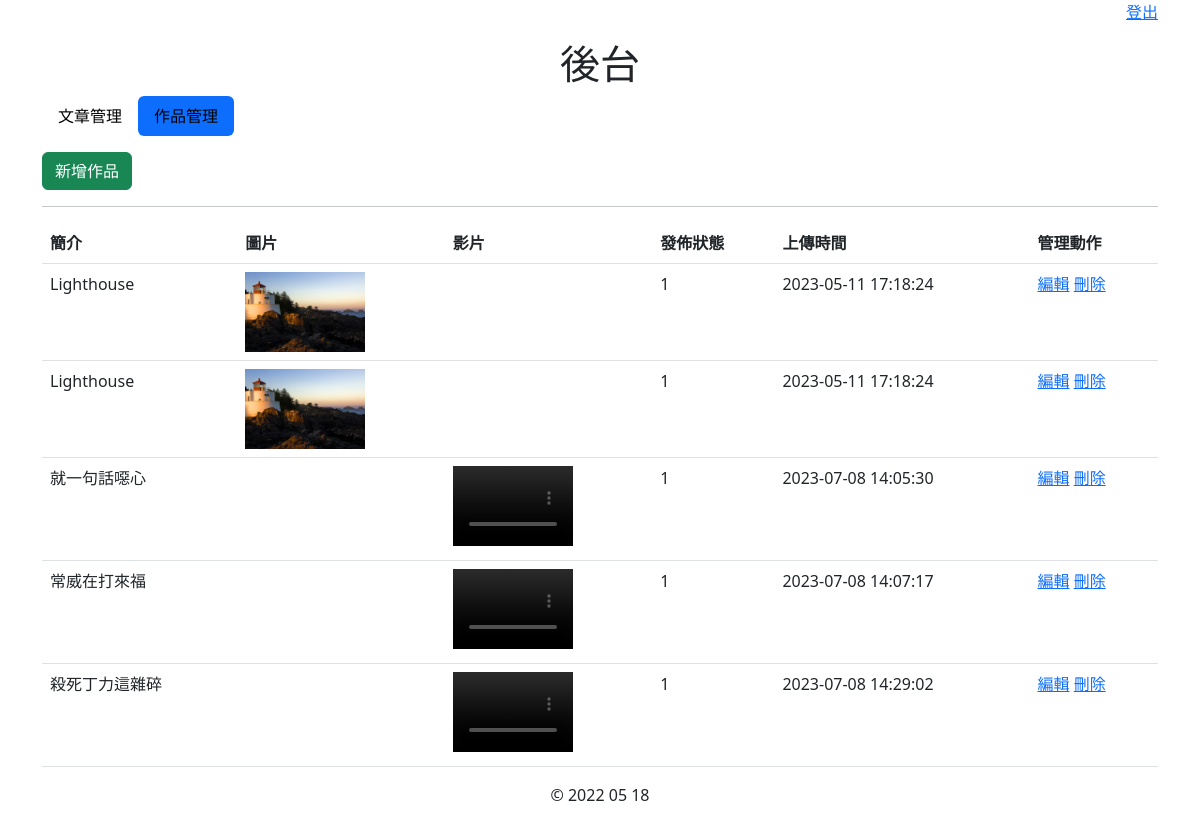
Page /admin/work_list.php (signed in) on the committed database.
### tables this page shows
CREATE TABLE `works` (
  `id` int(11) NOT NULL COMMENT '作品id',
  `intro` text NOT NULL COMMENT '簡介',
  `image_path` varchar(255) DEFAULT NULL COMMENT '圖片路徑',
  `video_path` varchar(255) DEFAULT NULL COMMENT '影片路徑',
  `publish` tinyint(1) NOT NULL COMMENT '是否發佈',
  `upload_date` datetime NOT NULL COMMENT '上傳時間',
  `modify_date` datetime DEFAULT NULL COMMENT 'modify_date',
  `creater_id` int(11) DEFAULT '1' COMMENT '建立者id'
);

### php/functions.php (called while the page is built, shortened)
<?php
function get_all_work(){
    $link = $GLOBALS['link'];
    $datas = array();
    $sql = "SELECT * FROM `works` ;" ;
    $result = mysqli_query($link, $sql);
    if( mysqli_num_rows($result) > 0 ) {
        while( $row = mysqli_fetch_assoc($result) ){
           $datas[] = $row;
        }
    }else{
        echo "0 result";
    }
    return $datas;
}
?>

### admin/work_list.php (the view, shortened to what this page needs)
<?php
	require_once "../php/functions.php";
	$datas = get_all_work();
?>
<!DOCTYPE html>
<html>
<head>
	<link rel="stylesheet" type="text/css" href="../css/bootstrap.min.css">
	<link rel="stylesheet" type="text/css" href="../css/style.css">
</head>
<body>
<?php
	if ( isset($_SESSION['is_login']) && $_SESSION['is_login'] == true):
?>
		<div class="content">
			<div class="container">
			  <div class="row">
				<div class="col-xs-12">
					<p class="text-end">
						<a href="../php/logout.php">登出</a>
					</p>
					<h1 class="text-center">後台</h1>
					<ul class="nav nav-pills mb-3">
					  <li class="nav-item">
					    <a class="nav-link text-black " href="article_list.php">文章管理</a>
					  </li>
					  <li class="nav-item">
					    <a class="nav-link text-black active" href="work_list.php">作品管理</a>
					  </li>
					</ul>
					<a href="work_add.php" class="btn btn-success">新增作品</a>
					<hr/>
					<?php if($datas): ?>
							<table class="table">
							  <thead>
							    <tr>
							      <th scope="col">簡介</th>
							      <th scope="col">圖片</th>
							      <th scope="col">影片</th>
							      <th scope="col">發佈狀態</th>
							      <th scope="col">上傳時間</th>
							      <th scope="col">管理動作</th>
							    </tr>
							  </thead>
							  <tbody>
									<?php foreach ($datas as $row):?>
								     	<tr>
										      <td><?php echo ($row['intro']); ?></td>
										      <td>
										      		<?php if($row['image_path']):?>
										      			<img src="../<?php echo ($row['image_path']); ?>" style="width:120px;height:80px">
										      		<?php endif;?>
										      </td>
										      <td>
											      	<?php if($row['video_path']):?>
														<video   style="width:120px;height:80px" controls>
														  <source src="../<?php echo ($row['video_path']); ?>" >
														</video>
													<?php endif;?>
										      </td>
										      <td><?php echo ($row['publish']); ?></td>
										      <td><?php echo ($row['upload_date']); ?></td>
										      <td>
										      	<a href="work_edit.php?id=<?php echo ($row['id']) ;?>" > 編輯</a>
										      	<a href="../php/work_del.php?id=<?php echo ($row['id']) ;?>" class="del" > 刪除</a>
										      </td>
							    		</tr>
									<?php endforeach; ?>
							  </tbody>
							</table>
					<?php else: ?>
							<h1>no data</h1>
					<?php endif; ?>
			    </div>
			  </div>
			</div>
		</div>
		<div class="footer">
			<div class="container">
			  <div class="row">
				<div class="col-xs-12">
					<p class="text-center" role="alert">
					 &copy; 2022 05 18
					</p>
			    </div>
			  </div>
			</div>
		</div>
<?php
	else:
?>
		<h1>尚未登入</h1>
		<?php header("Location: ../admin/index.php"); ?>
<?php
	endif;
?>
</body>
</html>

### css/style.css (style rules this page uses)
div.content { min-height: 300px; }

### rows in the picture
works: intro "Lighthouse", image_path (picture), publish "1", upload_date "2023-05-11 17:18:24"
works: intro "Lighthouse", image_path (picture), publish "1", upload_date "2023-05-11 17:18:24"
works: intro "就一句話噁心", publish "1", upload_date "2023-07-08 14:05:30"
works: intro "常威在打來福", publish "1", upload_date "2023-07-08 14:07:17"
works: intro "殺死丁力這雜碎", publish "1", upload_date "2023-07-08 14:29:02"
